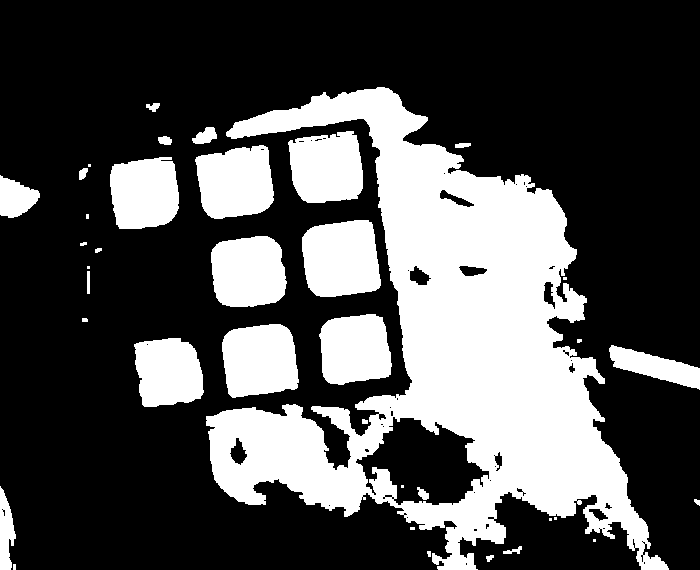
#> input picture Skärmavbild 2024-10-02 kl. 14.02.21.png, 700 x 570 px, given in place of the camera
$ python 'rubrics cube v2 copy 7.py'
#> lines starting #> are read from the running program, lines starting #| are printed output that depends on the picture; after the words box and inside, x2 and y2 are one past the last pixel; in counts of white or black regions, pixels touching at a corner belong together
import cv2
import numpy as np
from sklearn.cluster import KMeans
import matplotlib.pyplot as plt


# Define color ranges in HSV
# colors = {
#     'red': [
#         {'lower': np.array([0, 70, 50]), 'upper': np.array([10, 255, 255])},
#         {'lower': np.array([170, 70, 50]), 'upper': np.array([180, 255, 255])}
#     ],
#     'orange': [{'lower': np.array([11, 70, 50]), 'upper': np.array([25, 255, 255])}],
#     'yellow': [{'lower': np.array([26, 70, 50]), 'upper': np.array([35, 255, 255])}],
#     'green': [{'lower': np.array([36, 70, 50]), 'upper': np.array([85, 255, 255])}],
#     'blue': [{'lower': np.array([86, 70, 50]), 'upper': np.array([125, 255, 255])}],
#     'white': [{'lower': np.array([0, 0, 200]), 'upper': np.array([180, 25, 255])}],
# }

# colors = {
#     'red': [{'lower': np.array([0, 50, 50]), 'upper': np.array([15, 255, 255])},
#             {'lower': np.array([165, 50, 50]), 'upper': np.array([180, 255, 255])}],
#     'orange': [{'lower': np.array([11, 70, 50]), 'upper': np.array([25, 255, 255])}],
#     'yellow': [{'lower': np.array([26, 70, 50]), 'upper': np.array([32, 255, 255])}],  # More green tone
#     'green': [{'lower': np.array([36, 70, 50]), 'upper': np.array([85, 255, 255])}],
#     'blue': [{'lower': np.array([86, 70, 50]), 'upper': np.array([125, 255, 255])}],
#     'white': [{'lower': np.array([0, 0, 180]), 'upper': np.array([180, 50, 255])}],  # Adjusted for bluish white
# }

# colors = {
#     'red': [{'lower': np.array([170, 150, 150]), 'upper': np.array([180, 255, 255])},
#             {'lower': np.array([0, 150, 150]), 'upper': np.array([10, 255, 255])}],  # Red spans across 0 and 180
#     'orange': [{'lower': np.array([10, 80, 130]), 'upper': np.array([30, 200, 255])}],
#     'yellow': [{'lower': np.array([30, 70, 150]), 'upper': np.array([40, 140, 255])}],  # More green tone
#     'green': [{'lower': np.array([50, 70, 50]), 'upper': np.array([85, 255, 255])}],
#     'blue': [{'lower': np.array([100, 70, 70]), 'upper': np.array([120, 255, 255])}],
#     'white': [{'lower': np.array([0, 0, 200]), 'upper': np.array([180, 100, 255])}],  # Adjusted for bluish white
# }


# Define the RGB values for the colors
# colors_rgb = {
#     'orange': (255, 158, 99),
#     'yellow': (250, 224, 141),
#     'green': (80, 140, 80),
#     'blue': (16, 48, 243),
#     'white': (170, 160, 200)
# }


# colors_rgb = {
#     'orange':  (255, 158, 99),
#     'yellow': (255, 255, 0),
#     'green': (0, 128, 0),
#     'blue': (0, 0, 255),
#     'white': (255, 255, 255)
# }

colors_rgb = {
    'orange':  (216, 114, 95),
    'yellow': (173, 189, 106),
    'green': (0, 128, 0),
    'blue': (29, 75, 128),
    'white': (191, 193, 184)
}


# Convert RGB to HSV
def convert_rgb_to_hsv(rgb):
    rgb_array = np.uint8([[rgb]])
    hsv_array = cv2.cvtColor(rgb_array, cv2.COLOR_RGB2HSV)
    return hsv_array[0][0]

# Define the fixed ± range for HSV
hue_range = 30
saturation_range = 70
value_range = 70

# Create the HSV ranges
colors_hsv = {}
for color_name, rgb in colors_rgb.items():
    hsv = convert_rgb_to_hsv(rgb)
    lower = np.array([max(hsv[0] - hue_range, 0), max(hsv[1] - saturation_range, 0), max(hsv[2] - value_range, 0)])
    upper = np.array([min(hsv[0] + hue_range, 180), min(hsv[1] + saturation_range, 255), min(hsv[2] + value_range, 255)])
    colors_hsv[color_name] = [{'lower': lower, 'upper': upper}]

rgb_color = np.uint8([[[177, 48, 48]]])

# Add the predefined red ranges
colors_hsv['red'] = [{'lower': np.array([140, 20, 20]), 'upper': np.array([200, 70, 70])} ,
                     {'lower': np.array([0, 20, 20]), 'upper': np.array([20,  70, 70])}]

# Print the HSV ranges
for color_name, hsv_range in colors_hsv.items():
    print(f"{color_name}: {hsv_range}")

# The final colors dictionary
colors = colors_hsv

# Map color names to BGR colors for drawing
color_map_bgr = {
    'red': (0, 0, 255),
    'orange': (0, 165, 255),
    'yellow': (0, 255, 255),
    'green': (0, 255, 0),
    'blue': (255, 0, 0),
    'white': (255, 255, 200),
}

# Map color names to matplotlib colors
color_map_matplotlib = {
    'red': 'red',
    'orange': 'orange',
    'yellow': 'yellow',
    'green': 'green',
    'blue': 'blue',
    'white': 'lightgray',
}

# Start video capture
cap = cv2.VideoCapture(0)

if not cap.isOpened():
    print("Cannot open camera")
    exit()

# Initialize matplotlib
plt.ion()
fig, ax = plt.subplots()

while True:
    # Capture frame-by-frame
    found_cube = False
    ret, frame = cap.read()
#> frame is the input picture: shape (570, 700, 3); 31.1% white; 38 white regions (11 under 20 px), largest, box (x1, y1, x2, y2) and area: (206, 87, 669, 570) 83093, (302, 220, 381, 297) 5142, (222, 324, 299, 398) 4733
    if not ret:
        print("Can't receive frame. Exiting ...")
        break

    # Resize frame if necessary
    # frame = cv2.resize(frame, (640, 480))

    height, width, _ = frame.shape
#> height = 570; width = 700

    # Convert to grayscale
    gray = cv2.cvtColor(frame, cv2.COLOR_BGR2GRAY)

    # Apply a threshold to get a binary image
    # _, binary = cv2.threshold(gray, 50, 255, cv2.THRESH_BINARY_INV)
    # _, binary = cv2.threshold(gray, 50, 255, cv2.THRESH_BINARY_INV)
    _, binary = cv2.threshold(gray, 60, 255, cv2.THRESH_BINARY_INV)
    binary = cv2.adaptiveThreshold(gray, 255, cv2.ADAPTIVE_THRESH_GAUSSIAN_C, cv2.THRESH_BINARY_INV, 11, 2)
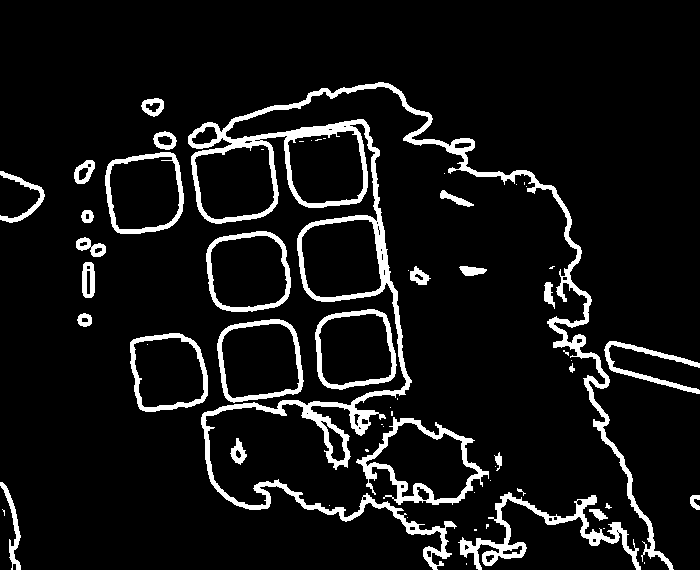
#> binary: shape (570, 700); 8.4% white; 60 white regions (31 under 20 px), largest, box (x1, y1, x2, y2) and area: (188, 82, 674, 570) 16960, (458, 492, 641, 570) 2664, (356, 417, 489, 505) 2243

    hsv = cv2.cvtColor(frame, cv2.COLOR_BGR2HSV)
#> hsv: shape (570, 700, 3); mean H, S, V 0, 0, 79.4

    # Extract the V (value) channel
    v_channel = hsv[:, :, 2]

    # Apply a threshold to the V channel to get a binary image
    _, binary = cv2.threshold(v_channel, 60, 255, cv2.THRESH_BINARY_INV)

    # Display the filtered image in a separate window for debugging
    cv2.imshow('Filtered Image', binary)

    # Apply morphological operations to clean up the binary image
    kernel = np.ones((3, 3), np.uint8)
    binary = cv2.morphologyEx(binary, cv2.MORPH_OPEN, kernel)
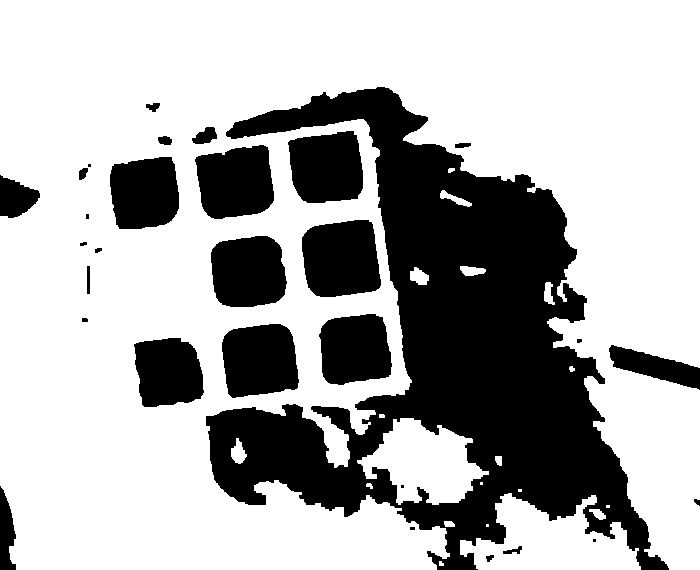
#> binary: shape (570, 700); 68.7% white; 30 black regions (6 under 20 px)


    def angle_between_vectors(v1, v2):
        cos_theta = np.dot(v1, v2) / (np.linalg.norm(v1) * np.linalg.norm(v2))
        angle = np.arccos(np.clip(cos_theta, -1.0, 1.0))
        return np.degrees(angle)

    # Find contours
    contours, _ = cv2.findContours(binary, cv2.RETR_EXTERNAL, cv2.CHAIN_APPROX_SIMPLE)
#> contours = 20 contours, 9 with area under 20; largest, box (x1, y1, x2, y2) and area: (0, 0, 700, 570) 292301, (460, 493, 641, 570) 7921, (357, 418, 489, 505) 6378, (231, 438, 247, 464) 218, (410, 267, 429, 285) 202
    mask = np.zeros_like(frame)
    for cnt in contours:
        # Approximate contour
        # ============================================================
        epsilon = 0.05* cv2.arcLength(cnt, True)
         # ============================================================
        approx = cv2.approxPolyDP(cnt, epsilon, True)
        # If the contour has 4 sides, it could be a rectangle
        if len(approx) == 4 and cv2.isContourConvex(approx):
            # Compute area and check if it's large enough
            area = cv2.contourArea(approx)
            if area > 5000:  # Adjust this threshold as needed
                # Check if the rectangle has roughly 90-degree corners
                angles = []
                for i in range(4):
                    p1 = approx[i][0]
                    p2 = approx[(i + 1) % 4][0]
                    p3 = approx[(i + 2) % 4][0]
                    v1 = p1 - p2
                    v2 = p3 - p2
                    angle = angle_between_vectors(v1, v2)
                    angles.append(angle)
                if all(70 <= angle <= 110 for angle in angles):  # Adjust this threshold as needed
                    # Get the center of the rectangle
                    M = cv2.moments(approx)
                    if M['m00'] != 0:
                        cx = int(M['m10'] / M['m00'])
                        cy = int(M['m01'] / M['m00'])
                        # Draw the contour and center
                        cv2.drawContours(mask, [approx], -1, (255, 255, 255), thickness=cv2.FILLED)
                        cv2.circle(frame, (cx, cy), 5, (0, 0, 0), -1)
                        found_cube = True
#> this loop made 20 passes
#> (epsilon, approx, area) on pass 12: (26.23, [[357, 460], [398, 504], [488, 474], [413, 418]], 5738)
#> (epsilon, approx, area) on passes 3, 4, 10, 11, 15, 16: (1.38, [[444, 521], [445, 526], [454, 526], [451, 521]], 40), (2.31, [[589, 509], [599, 519], [605, 518], [599, 509]], 80), (1.41, [[495, 456], [497, 464], [501, 465], [501, 456]], 42), (3.5, [[236, 438], [231, 456], [240, 463], [246, 454]], 191.5), (3.14, [[546, 282], [544, 300], [554, 304], [552, 284]], 152), (3.18, [[414, 267], [410, 279], [426, 284], [428, 275]], 177)
#> mask: shape (570, 700, 3); every value is 0
    frame = cv2.bitwise_and(frame, mask)
    if found_cube:
        hsv = cv2.cvtColor(frame, cv2.COLOR_BGR2HSV)
        squares = []

        for color_name, color_ranges in colors.items():
            mask = None
            for color_range in color_ranges:
                lower = color_range['lower']
                upper = color_range['upper']
                curr_mask = cv2.inRange(hsv, lower, upper)
                if mask is None:
                    mask = curr_mask
                else:
                    mask = cv2.bitwise_or(mask, curr_mask)
            # Apply morphological operations to clean up the mask
            kernel = np.ones((3, 3), np.uint8)
            mask = cv2.morphologyEx(mask, cv2.MORPH_OPEN, kernel)
            # Find contours
            contours, _ = cv2.findContours(mask, cv2.RETR_EXTERNAL, cv2.CHAIN_APPROX_SIMPLE)
            for cnt in contours:
                # Approximate contour
                epsilon = 0.05 * cv2.arcLength(cnt, True)
                approx = cv2.approxPolyDP(cnt, epsilon, True)
                # If the contour has 4 sides, it could be a square
                if len(approx) == 4 and cv2.isContourConvex(approx):
                    # Compute area and check if it's large enough
                    area = cv2.contourArea(approx)
                    if area > 1000 and area < 15000:  # Adjust this threshold as needed
                        # Get the center of the square
                        M = cv2.moments(approx)
                        if M['m00'] != 0:
                            cx = int(M['m10'] / M['m00'])
                            cy = int(M['m01'] / M['m00'])
                            squares.append({'position': (cx, cy), 'color': color_name})
                            # Draw the contour and center
                            cv2.drawContours(frame, [approx], -1, color_map_bgr[color_name], 2)
                            cv2.circle(frame, (cx, cy), 5, (0, 0, 0), -1)

        # [54 lines of commented-out code are left out]


        def filter_closest_points(squares):
            # Check if there are at least 6 squares
            if len(squares) < 6:
                raise ValueError("Not enough squares to filter 6-9 closest points")

            # Extract positions from the squares dictionary
            positions = np.array([s['position'] for s in squares])

            # Calculate the mean point
            mean_point = np.mean(positions, axis=0)

            # Filter out points that are further than 400 units from the mean point
            filtered_points = []
            for square in squares:
                distance = np.linalg.norm(np.array(square['position']) - mean_point)
                if distance <= 300:
                    filtered_points.append(square)

            # Check if there are at least 6 points within the distance criteria
            if len(filtered_points) >= 6:
                return filtered_points

            raise ValueError("No suitable points found within the distance criteria")

        # [6 lines of commented-out code are left out]


        ax.clear()
        for square in squares:
            cx, cy = square['position']
            color = color_map_matplotlib[square['color']]
            ax.scatter(cx, cy, c=color, s=100, marker='o')

        # Set plot limits and grid
        ax.set_xlim(0, width)
        ax.set_ylim(height, 0)  # Invert y-axis to match image coordinates
        ax.grid(True)
        plt.draw()
        plt.pause(0.001)

        # If we have enough squares, perform clustering
        if len(squares) >= 6:
            x_positions = np.array([s['position'][0] for s in squares])
            y_positions = np.array([s['position'][1] for s in squares])
            colors_list = [s['color'] for s in squares]

            # Perform KMeans clustering on x and y positions
            kmeans_x = KMeans(n_clusters=3, random_state=0).fit(x_positions.reshape(-1, 1))
            x_labels = kmeans_x.labels_
            kmeans_y = KMeans(n_clusters=3, random_state=0).fit(y_positions.reshape(-1, 1))
            y_labels = kmeans_y.labels_

            # Map cluster labels to grid positions
            x_centers = kmeans_x.cluster_centers_.flatten()
            y_centers = kmeans_y.cluster_centers_.flatten()
            x_order = np.argsort(x_centers)
            y_order = np.argsort(y_centers)

            x_label_to_grid = {label: idx for idx, label in enumerate(x_order)}
            y_label_to_grid = {label: idx for idx, label in enumerate(y_order)}

            grid_positions = []
            for i in range(len(squares)):
                x_grid = x_label_to_grid[x_labels[i]]
                y_grid = y_label_to_grid[y_labels[i]]
                grid_positions.append((x_grid, y_grid))

            # Draw the grid on a separate image
            grid_image = np.zeros((300, 300, 3), dtype=np.uint8)
            for i in range(len(squares)):
                x_grid, y_grid = grid_positions[i]
                color = color_map_bgr[colors_list[i]]
                # Invert y_grid to match image coordinate system
                y_grid_inv = y_grid  # Because y increases downward in images
                cv2.rectangle(
                    grid_image,
                    (x_grid * 100, y_grid_inv * 100),
                    ((x_grid + 1) * 100, (y_grid_inv + 1) * 100),
                    color,
                    -1,
                )
                # Optional: Draw grid lines
                cv2.rectangle(
                    grid_image,
                    (x_grid * 100, y_grid_inv * 100),
                    ((x_grid + 1) * 100, (y_grid_inv + 1) * 100),
                    (0, 0, 0),
                    2,
                )

            # Show the grid image
            cv2.imshow('Rubik\'s Cube Grid', grid_image)

            # Show the grid image
            cv2.imshow('Rubik\'s Cube Grid', grid_image)

            # [16 lines of commented-out code are left out]
            ax.grid(True)
            plt.draw()
            plt.pause(0.001)

    # Display the resulting frame
    cv2.imshow('Frame', frame)

    # Exit if 'q' is pressed
    if cv2.waitKey(1) == ord('q'):
#> (key q is pressed here)
        break

# When everything is done, release the capture
cap.release()
cv2.destroyAllWindows()
